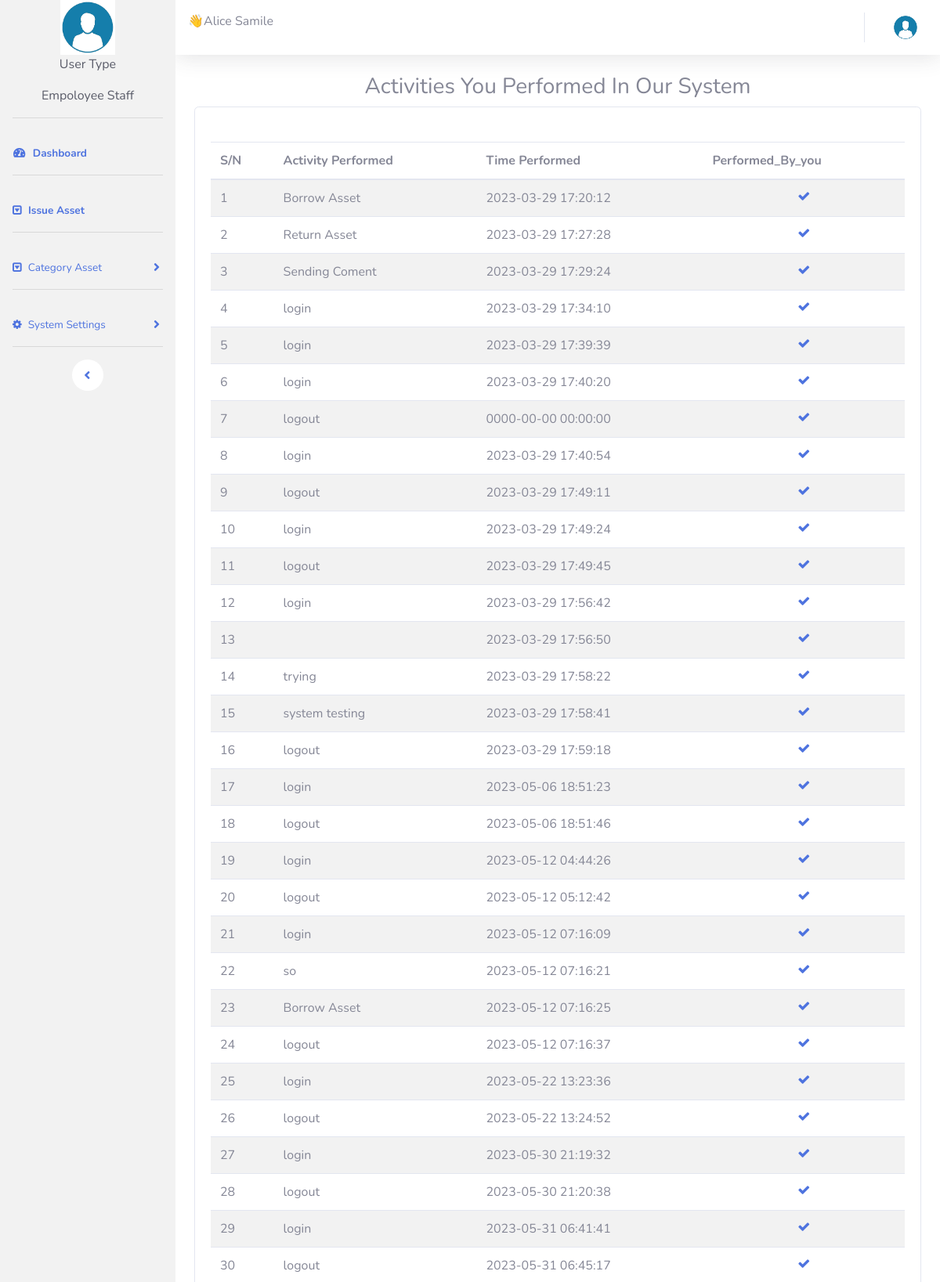
Screenshot of /employee/systemLogs.php (signed in, upper part) with the database file from the repository.
### tables this page shows
CREATE TABLE `system_logs` (
  `log_id` int(11) NOT NULL,
  `action_performed` text NOT NULL,
  `time_performed` timestamp NOT NULL DEFAULT current_timestamp(),
  `performed_by` int(11) NOT NULL
);

### employee/systemLogs.php (the view, shortened to what this page needs)
<?php require_once('../include/sidebar.php'); ?>
    <h3 class="text-center text-capitalize">Activities You Performed In Our System</h3>
    <div class="row animated--grow-in">
        <div class="col-xl-12">
            <div class="card card-body">
                <div class="table-responsive">
                    <table class="table table-striped table-hover dt-responsive display nowrap" id="dataTable" width="100%" cellspacing="0">
                        <thead>
                        <tr>
                            <th>S/N</th>
                            <th>Activity Performed</th>
                            <th>Time Performed</th>
                            <th>Performed_By_you</th>
                        </tr>
                        </thead>
                        <tbody>
                            <?php
                                $sn = 1;
                                $new_asset_record = $conn->query("SELECT * FROM `system_logs` WHERE performed_by = {$_SESSION['userData']['employee_id']} ");
                                while($get_asset_result = mysqli_fetch_array($new_asset_record)):
                                    if($get_asset_result > 0): ?>
                                        <tr>
                                            <td><?php echo $sn++; ?> </td>
                                            <td><?php echo $get_asset_result['action_performed']; ?> </td>
                                            <td><?php echo $get_asset_result['time_performed']; ?> </td>
                                            <td class="text-center"><i class="fa fa-check text-primary"></i> </td>
                                        <?php
                                        endif;
                                endwhile;
                            ?>
                        </tbody>
                    </table>
                </div>
            </div>
        </div>
    </div>
<?php require_once('../include/footer.php'); ?>

### rows the page displays
system_logs: action_performed "Borrow Asset", time_performed "2023-03-29 17:20:12"
system_logs: action_performed "Return Asset", time_performed "2023-03-29 17:27:28"
system_logs: action_performed "Sending Coment", time_performed "2023-03-29 17:29:24"
system_logs: action_performed "login", time_performed "2023-03-29 17:34:10"
system_logs: action_performed "login", time_performed "2023-03-29 17:39:39"
system_logs: action_performed "login", time_performed "2023-03-29 17:40:20"
system_logs: action_performed "logout", time_performed "0000-00-00 00:00:00"
system_logs: action_performed "login", time_performed "2023-03-29 17:40:54"
system_logs: action_performed "logout", time_performed "2023-03-29 17:49:11"
system_logs: action_performed "login", time_performed "2023-03-29 17:49:24"
system_logs: action_performed "logout", time_performed "2023-03-29 17:49:45"
system_logs: action_performed "login", time_performed "2023-03-29 17:56:42"
system_logs: time_performed "2023-03-29 17:56:50"
system_logs: action_performed "trying", time_performed "2023-03-29 17:58:22"
system_logs: action_performed "system testing", time_performed "2023-03-29 17:58:41"
system_logs: action_performed "logout", time_performed "2023-03-29 17:59:18"
system_logs: action_performed "login", time_performed "2023-05-06 18:51:23"
system_logs: action_performed "logout", time_performed "2023-05-06 18:51:46"
system_logs: action_performed "login", time_performed "2023-05-12 04:44:26"
system_logs: action_performed "logout", time_performed "2023-05-12 05:12:42"
system_logs: action_performed "login", time_performed "2023-05-12 07:16:09"
system_logs: action_performed "so", time_performed "2023-05-12 07:16:21"
system_logs: action_performed "Borrow Asset", time_performed "2023-05-12 07:16:25"
system_logs: action_performed "logout", time_performed "2023-05-12 07:16:37"
system_logs: action_performed "login", time_performed "2023-05-22 13:23:36"
system_logs: action_performed "logout", time_performed "2023-05-22 13:24:52"
system_logs: action_performed "login", time_performed "2023-05-30 21:19:32"
system_logs: action_performed "logout", time_performed "2023-05-30 21:20:38"
system_logs: action_performed "login", time_performed "2023-05-31 06:41:41"
system_logs: action_performed "logout", time_performed "2023-05-31 06:45:17"

### other values shown
$_SESSION['userData']['first_name'] "Alice"
$_SESSION['userData']['last_name'] "Samile"
